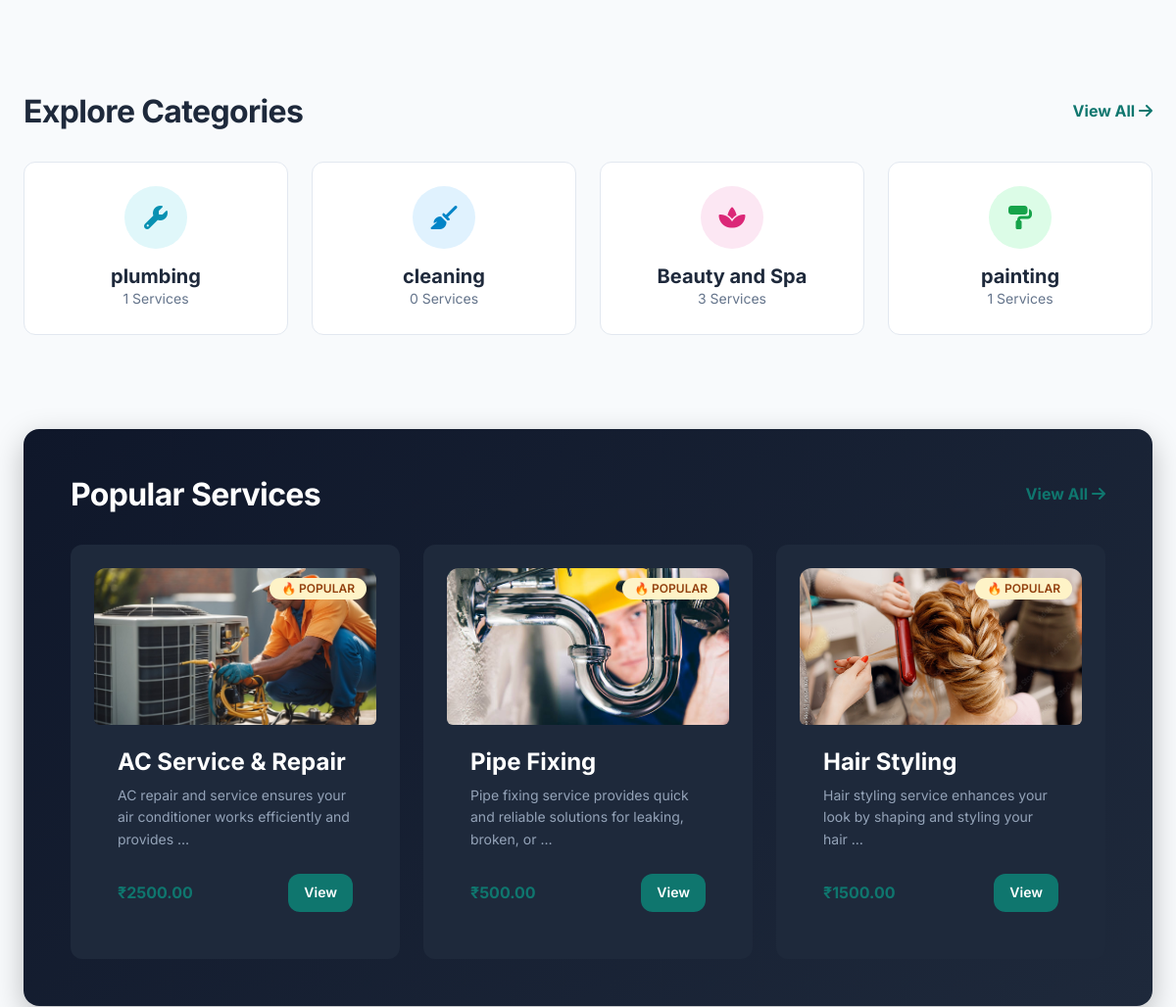
Before: / (middle part) with the older database file.
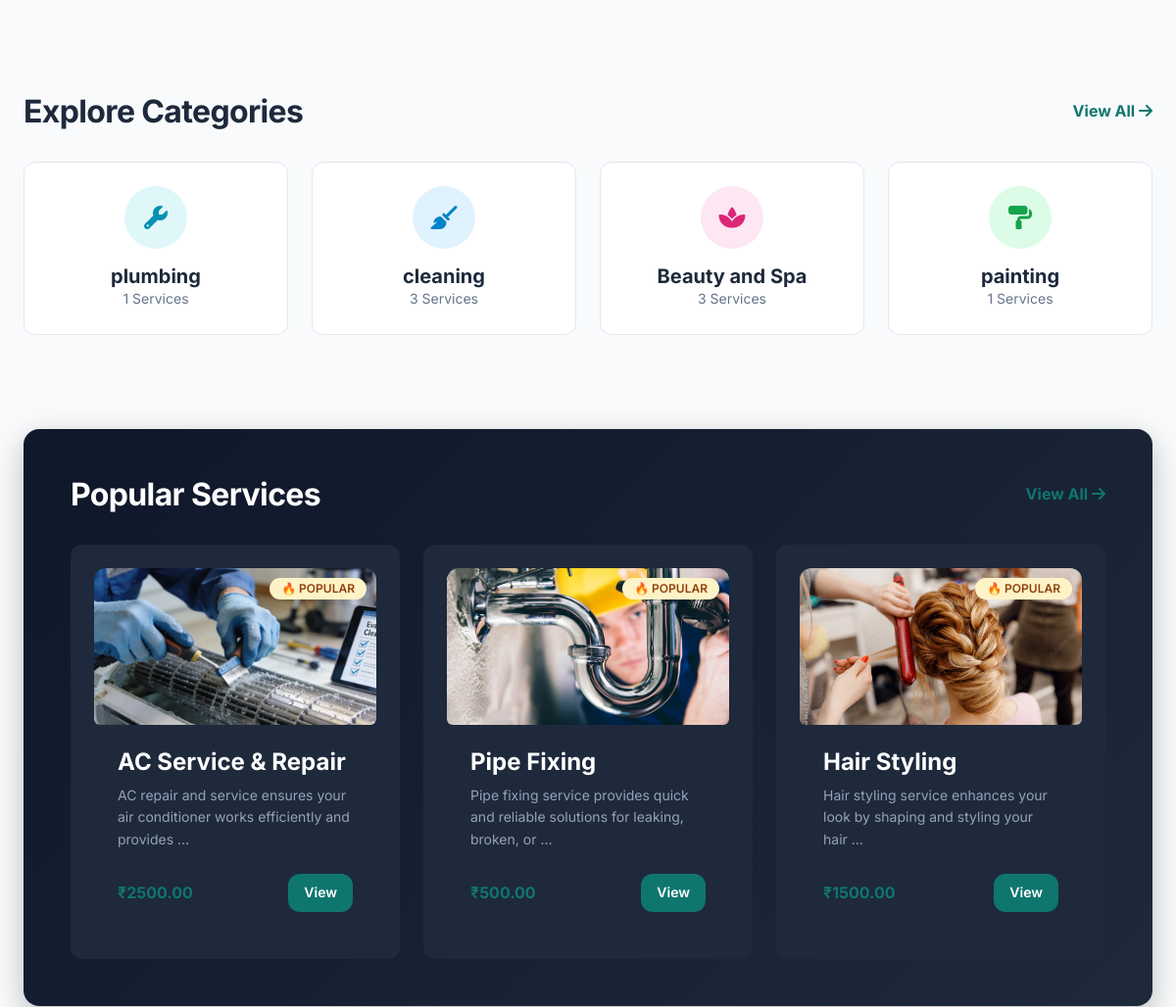
After: the same page with the newer database file.
### services/models.py (models this page shows, shortened)
class ServiceCategory(models.Model):
    name = models.CharField(max_length = 100,unique=True)
    icon = models.CharField(max_length = 100,blank=True)
    color = models.CharField(max_length=20, blank=True)
    icon_color = models.CharField(max_length=20, blank=True)
    is_active = models.BooleanField(default = True)

class Service(models.Model):
    category = models.ForeignKey(ServiceCategory, on_delete=models.CASCADE, related_name = "services")
    title = models.CharField(max_length=150)
    description = models.TextField()
    price = models.DecimalField(max_digits=8,decimal_places=2)
    duration_minutes = models.PositiveIntegerField(
        help_text="Duration in minutes"
    )
    image = models.ImageField(upload_to="services/",blank=True, null=True)
    is_active = models.BooleanField(default=True)
    created_at = models.DateTimeField(auto_now_add=True)
    is_best_seller = models.BooleanField(default=False)
    includes = models.TextField(blank=True,default="",
        help_text="Enter one item per line (e.g. Deep dusting, Floor cleaning, etc.)"
    )

### landing_page/views.py (the view)
# urls.py: path('', views.home, name = 'home'),
def home(request):
    categories = ServiceCategory.objects.filter(is_active = True)[:4]
    best_services = Service.objects.filter(is_active=True).annotate(total_bookings=Count("bookings")).order_by("-total_bookings")[:3]
    top_workers = Worker.objects.filter(is_active=True).order_by("-rating")[:4]
    total_customers = Booking.objects.values("customer").distinct().count()
    total_bookings = Booking.objects.count()
    context={
        "categories": categories,
        "best_services": best_services,
        "top_workers": top_workers,
        "total_customers": total_customers,
        "total_bookings": total_bookings,
    }
    return render (request,'pages/index.html',context)

### templates/pages/index.html (shortened to what this page needs)
{% load static %}
<!DOCTYPE html>
<html lang="en">
<head>
    <link rel="stylesheet" href="{% static 'css/style.css'  %}">
    <link rel="stylesheet" href="https://cdnjs.cloudflare.com/ajax/libs/font-awesome/6.4.0/css/all.min.css">
</head>
<body>
    <section class="section" id="services">
        <div class="container">
            <div class="flex justify-between items-center" style="margin-bottom: 2rem;">
                <h2>Explore Categories</h2>
                <a href="{% url 'services' %}" class="text-primary font-bold">View All <i class="fa-solid fa-arrow-right"></i></a>
            </div>
            <div class="grid grid-cols-4 grid-gap">
                 {% for category in categories %}
                <a href="{% url 'services' %}?category={{ category.id }}" class="card card-hover flex flex-col items-center justify-center text-center p-6" style="cursor: pointer;">
                    <div style="background: {{ category.color }};
                        width:64px;
                        height:64px;
                        border-radius:50%;
                        display:flex;
                        align-items:center;
                        justify-content:center;
                        margin-bottom:1rem;">
                        <i class="{{ category.icon }} fa-xl"
                        style="color: {{ category.icon_color }};"></i>
                        </div>
                    <h4 class="margin-bottom: 0.5rem">{{ category.name }}</h4>
                    <span class="text-sm text-light">{{ category.services.count }} Services</span>
                </a>
                {% endfor %}
            </div>
        </div>
    </section>
<section class="section">
    <div class="container">
        <div class="card"
        style="
        background:linear-gradient(135deg,#0F172A,#1E293B);
        color:white;
        padding:3rem;
        border:none;
        border-radius:16px;
        box-shadow:0 10px 30px rgba(0,0,0,0.25);
        ">
        <div class="flex justify-between items-center" style="margin-bottom:2rem;">
            <h2 style="color:white;">Popular Services</h2>
            <a href="{% url 'services' %}" class="text-primary font-bold">
                View All <i class="fa-solid fa-arrow-right"></i>
            </a>
        </div>
        <div class="grid grid-cols-3 grid-gap">
            {% for service in best_services %}
            <div class="card card-hover flex flex-col"
            style="background:#1E293B; border:none; color:white;">
                <div style="height:160px; border-radius:var(--radius-md) var(--radius-md) 0 0; overflow:hidden; position:relative;">
                    <span class="badge badge-warning"
                    style="position:absolute; top:10px; right:10px;">
                        🔥 Popular
                    </span>
                    {% if service.image %}
                        <img src="{{ service.image.url }}"
                        style="width:100%; height:100%; object-fit:cover;">
                    {% else %}
                        <div style="height:100%; display:flex; align-items:center; justify-content:center;">
                            <i class="fa-solid fa-screwdriver-wrench fa-3x text-light"></i>
                        </div>
                    {% endif %}
                </div>
                <div style="padding:1.5rem; flex-grow:1;">
                    <h3 style="margin-bottom:0.5rem; color:white;">
                        {{ service.title }}
                    </h3>
                    <p style="color:#94A3B8; font-size:14px;">
                        {{ service.description|truncatewords:12 }}
                    </p>
                </div>
                <div class="flex justify-between items-center"
                style="padding:0 1.5rem 1.5rem;">
                    <span class="font-bold text-primary">
                        ₹{{ service.price }}
                    </span>
                    <a href="{% url 'services_detail' service.id %}"
                    class="btn btn-primary btn-sm">
                        View
                    </a>
                </div>
            </div>
            {% endfor %}
        </div>
        </div>
    </div>
</section>
</body>
</html>

### static/css/style.css (style rules this page uses)
:root { --color-primary: #0F766E; --color-primary-dark: #0F5F57; --color-primary-light: #CCFBF1; --color-secondary: #0F172A; --color-accent: #F59E0B; --color-bg: #F8FAFC; --color-surface: #FFFFFF; --color-border: #E2E8F0; --color-text: #334155; --color-text-dark: #1E293B; --color-text-light: #64748B; --color-text-white: #FFFFFF; --color-success: #10B981; --color-warning: #F59E0B; --color-danger: #EF4444; --color-info: #3B82F6; --spacing-xs: 0.25rem; --spacing-sm: 0.5rem; --spacing-md: 1rem; --spacing-lg: 1.5rem; --spacing-xl: 3rem; --radius-sm: 6px; --radius-md: 12px; --radius-lg: 20px; --radius-full: 9999px; --shadow-sm: 0 1px 2px 0 rgba(0, 0, 0, 0.05); --shadow-md: 0 4px 6px -1px rgba(0, 0, 0, 0.1), 0 2px 4px -1px rgba(0, 0, 0, 0.06); --shadow-lg: 0 10px 15px -3px rgba(0, 0, 0, 0.1), 0 4px 6px -2px rgba(0, 0, 0, 0.05); --shadow-hover: 0 20px 25px -5px rgba(0, 0, 0, 0.1), 0 10px 10px -5px rgba(0, 0, 0, 0.04); --transition: all 0.2s cubic-bezier(0.4, 0, 0.2, 1); --header-height: 80px; --max-width: 1200px; }
*, *::before, *::after { box-sizing: border-box; margin: 0; padding: 0; }
body { font-family: 'Inter', sans-serif; background-color: var(--color-bg); color: var(--color-text); line-height: 1.6; -webkit-font-smoothing: antialiased; }
a { text-decoration: none; color: inherit; transition: var(--transition); }
img { max-width: 100%; border-radius: var(--radius-sm); display: block; }
.container { width: 100%; max-width: var(--max-width); margin: 0 auto; padding: 0 var(--spacing-lg); }
.section { padding: var(--spacing-xl) 0; }
.flex { display: flex; }
.flex-col { flex-direction: column; }
.items-center { align-items: center; }
.justify-between { justify-content: space-between; }
.justify-center { justify-content: center; }
.grid { display: grid; }
.grid-cols-3 { grid-template-columns: repeat(3, 1fr); }
.grid-cols-4 { grid-template-columns: repeat(4, 1fr); }
.grid-gap { gap: var(--spacing-lg); }
h1, h2, h3, h4, h5, h6 { color: var(--color-text-dark); font-weight: 700; line-height: 1.2; }
h2 { font-size: 2rem; letter-spacing: -0.02em; }
h3 { font-size: 1.5rem; }
h4 { font-size: 1.25rem; }
.text-primary { color: var(--color-primary); }
.text-light { color: var(--color-text-light); }
.text-center { text-align: center; }
.text-sm { font-size: 0.875rem; }
.font-bold { font-weight: 700; }
.btn { display: inline-flex; align-items: center; justify-content: center; padding: 0.75rem 1.5rem; border-radius: var(--radius-md); font-weight: 600; cursor: pointer; transition: var(--transition); border: none; font-size: 0.95rem; gap: 0.5rem; }
.btn-primary { background-color: var(--color-primary); color: white; }
.btn-sm { padding: 0.5rem 1rem; font-size: 0.875rem; }
.card { background: var(--color-surface); border-radius: var(--radius-md); border: 1px solid var(--color-border); padding: var(--spacing-lg); transition: var(--transition); }
.badge { display: inline-block; padding: 0.25rem 0.75rem; border-radius: 50px; font-size: 0.75rem; font-weight: 600; text-transform: uppercase; }
.badge-warning { background: #FEF3C7; color: #92400E; }
.btn { transition: all 0.2s ease; }
.badge { display: inline-flex; align-items: center; justify-content: center; padding: 5px 12px; font-size: 12px; font-weight: 600; border-radius: 999px; line-height: 1; }

Changed rows visible on the page:
computed for ServiceCategory "cleaning": services.count "0" → "3"
changed Service "AC Service & Repair": image: a different picture
